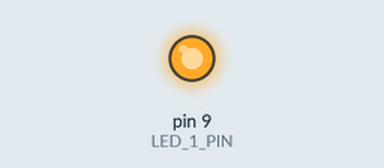
Recording of a sketch running on a simulated Arduino Uno, built with avr-gcc and run on an emulated ATmega328P. Shown: output pins drawn as LEDs (lit = HIGH).

Above: at 1.2 s.
At 3.7 s:
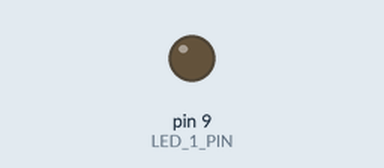
Timing chart, 0 to 6.5 s (numbered marks = the images above):
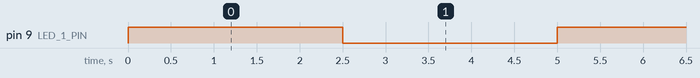

The sketch:

PWM1.ino
```cpp
#include <avr/io.h>
#include <util/delay.h>

#define LED_1_DDR DDRB
#define LED_1_PORT PORTB
#define LED_1_PIN PORTB1


int main(void) {
  LED_1_DDR |= (1<<LED_1_PIN);

  while(1) {
     LED_1_PORT ^= (1<<LED_1_PIN);
     _delay_ms(2500);
  }
}
```

Measured:
- by itself, pin 9 (LED_1_PIN): alternates HIGH for 2.5 s and LOW for 2.5 s
